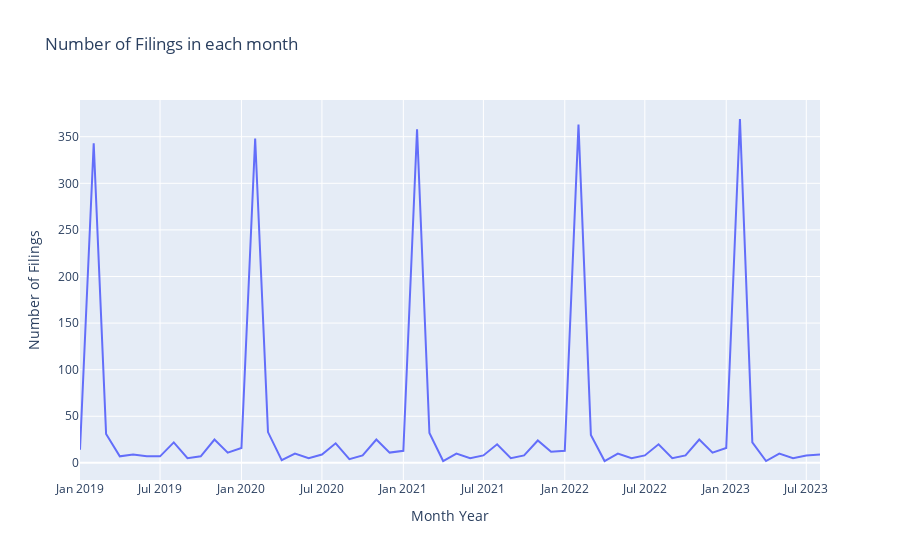

The notebook cell this image was saved under:
### Code cell
plot_df = filings_df.groupby("yearMonth")["ticker"].count().to_frame()
plot_df.columns = ["numOfFilings"]
plot_df = plot_df.reset_index()

fig = px.line(
    plot_df, x="yearMonth", y="numOfFilings",
    title='Number of Filings in each month',
)

# Customize the layout
fig.update_layout(
    xaxis_title='Month Year',
    yaxis_title='Number of Filings',
)

# Show the plot
fig.show()

### Figure 1 — Plotly figure (JSON) as saved in the notebook; plotly's stock layout.template omitted (floating-point values rounded to 4 significant figures)
{"data": [{"hovertemplate": "yearMonth=%{x}<br>numOfFilings=%{y}<extra></extra>", "legendgroup": "", "line": {"color": "#636efa", "dash": "solid"}, "marker": {"symbol": "circle"}, "mode": "lines", "name": "", "orientation": "v", "showlegend": false, "type": "scatter", "x": ["2019-01-01T00:00:00", "2019-02-01T00:00:00", "2019-03-01T00:00:00", "2019-04-01T00:00:00", "2019-05-01T00:00:00", "2019-06-01T00:00:00", "2019-07-01T00:00:00", "2019-08-01T00:00:00", "2019-09-01T00:00:00", "2019-10-01T00:00:00", "2019-11-01T00:00:00", "2019-12-01T00:00:00", "2020-01-01T00:00:00", "2020-02-01T00:00:00", "2020-03-01T00:00:00", "2020-04-01T00:00:00", "2020-05-01T00:00:00", "2020-06-01T00:00:00", "2020-07-01T00:00:00", "2020-08-01T00:00:00", "2020-09-01T00:00:00", "2020-10-01T00:00:00", "2020-11-01T00:00:00", "2020-12-01T00:00:00", "2021-01-01T00:00:00", "2021-02-01T00:00:00", "2021-03-01T00:00:00", "2021-04-01T00:00:00", "2021-05-01T00:00:00", "2021-06-01T00:00:00", "2021-07-01T00:00:00", "2021-08-01T00:00:00", "2021-09-01T00:00:00", "2021-10-01T00:00:00", "2021-11-01T00:00:00", "2021-12-01T00:00:00", "2022-01-01T00:00:00", "2022-02-01T00:00:00", "2022-03-01T00:00:00", "2022-04-01T00:00:00", "2022-05-01T00:00:00", "2022-06-01T00:00:00", "2022-07-01T00:00:00", "2022-08-01T00:00:00", "2022-09-01T00:00:00", "2022-10-01T00:00:00", "2022-11-01T00:00:00", "2022-12-01T00:00:00", "2023-01-01T00:00:00", "2023-02-01T00:00:00", "2023-03-01T00:00:00", "2023-04-01T00:00:00", "2023-05-01T00:00:00", "2023-06-01T00:00:00", "2023-07-01T00:00:00", "2023-08-01T00:00:00"], "xaxis": "x", "y": [14, 343, 31, 7, 9, 7, 7, 22, 5, 7, 25, 11, 16, 348, 33, 3, 10, 5, 9, 21, 4, 8, 25, 11, 13, 358, 32, 2, 10, 5, 8, 20, 5, 8, 24, 12, 13, 363, 30, 2, 10, 5, 8, 20, 5, 8, 25, 11, 16, 369, 22, 2, 10, 5, 8, 9], "yaxis": "y"}], "layout": {"legend": {"tracegroupgap": 0}, "title": {"text": "Number of Filings in each month"}, "xaxis": {"anchor": "y", "domain": [0, 1], "title": {"text": "Month Year"}}, "yaxis": {"anchor": "x", "domain": [0, 1], "title": {"text": "Number of Filings"}}}}
